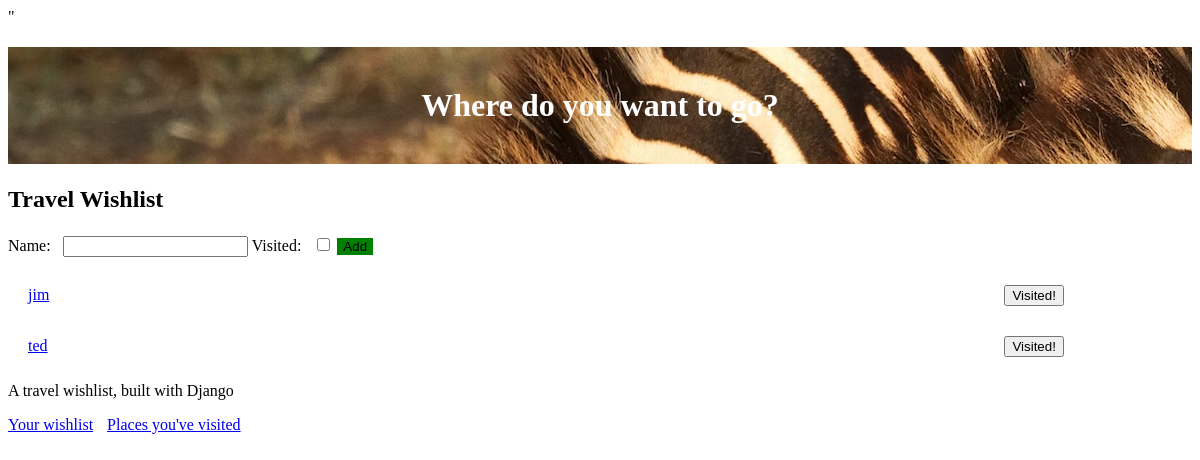
Before: / (signed in) with the older database file.
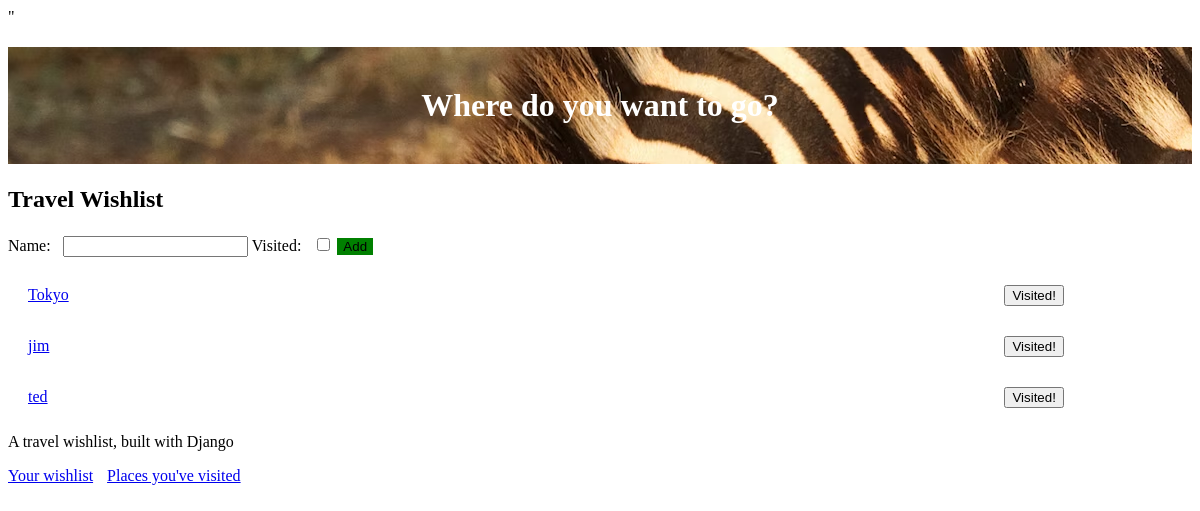
After: the same page with the newer database file.
### travel_wishlist/models.py (models this page shows, shortened)
class Place(models.Model):
    user = models.ForeignKey('auth.User', null=False, on_delete=models.CASCADE)
    name = models.CharField(max_length=200)
    visited = models.BooleanField(default=False)
    notes = models.TextField(blank=True, null=True)
    date_visited = models.DateField(blank=True, null=True)
    photo = models.ImageField(upload_to='user_images/', blank=True, null=True )

### travel_wishlist/views.py (the view, shortened to what this page needs)
# urls.py: path('', views.place_list, name='place_list'),
@login_required
def place_list(request):
    places = Place.objects.filter(user=request.user).filter(visited=False).order_by('name')
    new_place_form = NewPlaceForm()
    return render(request, 'travel_wishlist/wishlist.html', {'places': places, 'new_place_form': new_place_form})

### travel_wishlist/forms.py
class NewPlaceForm(forms.ModelForm):
    class Meta:
        model = Place
        fields = ('name', 'visited')

### travel_wishlist/templates/travel_wishlist/wishlist.html (shortened to what this page needs)
{% extends 'travel_wishlist/base.html' %}
{% block content %}
<h2>Travel Wishlist</h2>
<form method="POST" action="{% url 'place_list' %}">
    {{ new_place_form }}
    <button id="add-new-place" type="submit">Add</button>
</form>
{% for place in places %}
    <div class="wishlist-place">
        <span id="place-name-{{ place.pk }}" class="place-name">
            <a href="{% url 'place_details' place.pk %}">{{ place.name }}</a>
        </span>
        <form class="visited-form" method="POST" action="{% url 'place_was_visited' place.pk %}">
            <button id="visited-button-{{ place.pk }}" type="submit">Visited!</button>
        </form>
</div>
{% empty %}
<p>You have no places in your wishlist.</p>
{% endfor %}
{% endblock %}

Changed rows visible on the page:
added Place: name "Tokyo"
